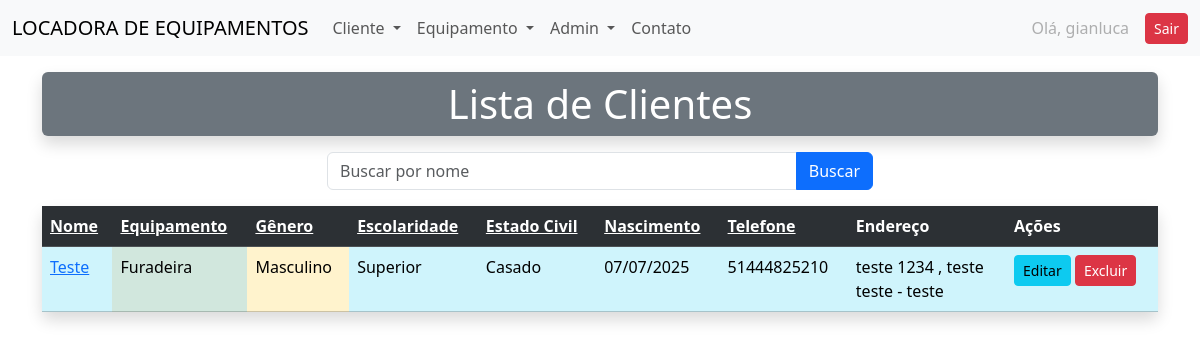
The page /locadora/usuarios/ (signed in) on the database its author committed.
### locadora/models.py (models this page shows, shortened)
class Usuario(models.Model):
    nome = models.CharField(max_length=100)
    data_nascimento = models.DateField()
    cpf = models.CharField(max_length=14, unique=True)
    genero = models.CharField(max_length=2, choices=GENERO_CHOICES)
    estado_civil = models.CharField(max_length=30, choices=ESTADO_CIVIL_CHOICES)
    escolaridade = models.CharField(max_length=50, choices=ESCOLARIDADE_CHOICES)
    equipamento = models.ForeignKey(Equipamento, on_delete=models.SET_NULL, null=True, blank=True)
    ativo = models.BooleanField(default=True)
    telefone = models.CharField(max_length=15, blank=True, null=True)
    cidade = models.CharField(max_length=100, blank=True, null=True)
    bairro = models.CharField(max_length=100, blank=True, null=True)
    rua = models.CharField(max_length=100, blank=True, null=True)
    numero = models.CharField(max_length=10, blank=True, null=True)
    complemento = models.CharField(max_length=100, blank=True, null=True)

class Equipamento(models.Model):
    nome = models.CharField(max_length=100)
    modelo = models.CharField(max_length=100, blank=True, null=True)
    numero_serie = models.CharField(max_length=100, blank=True, null=True)
    status = models.CharField(max_length=20, choices=STATUS_CHOICES, default='DISPONIVEL')
    categoria = models.CharField(max_length=100, blank=True, null=True)
    fabricante = models.CharField(max_length=100, blank=True, null=True)
    em_manutencao = models.BooleanField(default=False)
    data_alugado = models.DateField(null=True, blank=True)
    foto = StdImageField(
        upload_to='fotos/equipamentos',
        variations={'thumb': (150, 150), 'medium': (300, 300)},
        blank=True,
        null=True
    )
    def __str__(self):
        return self.nome

### locadora/views.py (the view)
# urls.py: path('usuarios/', views.usuarios, name='usuarios'),
@login_required
def usuarios(request):
    query = request.GET.get('busca', '')
    if query:
        usuarios = Usuario.objects.filter(ativo=True, nome__icontains=query)
    else:
        usuarios = Usuario.objects.filter(ativo=True)
    dados = {
        'usuarios': usuarios,
        'ativos': True,
        'query': query,
    }
    return render(request, 'locadora/lista_clientes.html', dados)

### locadora/templates/locadora/lista_clientes.html (shortened to what this page needs)
{% extends 'locadora/base.html' %}
{% block content %}
<div class="container my-3">
    {% if ativos %}
        <h1 class="text-center bg-secondary text-white py-2 shadow rounded">Lista de Clientes</h1>
    {% else %}
        <h1 class="text-center bg-secondary text-white py-2 shadow rounded">Lista de Clientes Inativos</h1>
    {% endif %}
</div>
{% include 'locadora/partials/_busca.html' %}
<div class="container">
    <table class="table table-striped table-hover rounded shadow">
        <tr class="table-dark">
            {% if ativos %}
                <th><a class="text-white" href="{% url 'ordenar_usuarios' 'nome' %}?busca={{ query }}">Nome</a></th>
                <th><a class="text-white" href="{% url 'ordenar_usuarios' 'equipamento' %}?busca={{ query }}">Equipamento</a></th>
                <th><a class="text-white" href="{% url 'ordenar_usuarios' 'genero' %}?busca={{ query }}">Gênero</a></th>
                <th><a class="text-white" href="{% url 'ordenar_usuarios' 'escolaridade' %}?busca={{ query }}">Escolaridade</a></th>
                <th><a class="text-white" href="{% url 'ordenar_usuarios' 'estado_civil' %}?busca={{ query }}">Estado Civil</a></th>
                <th><a class="text-white" href="{% url 'ordenar_usuarios' 'data_nascimento' %}?busca={{ query }}">Nascimento</a></th>
                <th><a class="text-white" href="{% url 'ordenar_usuarios' 'telefone' %}?busca={{ query }}">Telefone</a></th>
                <th>Endereço</th>
                <th>Ações</th>
            {% endif %}
        </tr>
        {% for usuario in usuarios %}
        <tr class="table-info">
            <td><a href="{% url 'detalhes_cliente' usuario.id %}">{{ usuario.nome }}</a></td>
            <td class="table-success">{{ usuario.equipamento }}</td>
            <td class="table-warning">{{ usuario.get_genero_display }}</td>
            <td>{{ usuario.get_escolaridade_display }}</td>
            <td>{{ usuario.get_estado_civil_display }}</td>
            <td>{{ usuario.data_nascimento|date:"d/m/Y" }}</td>
            <td>{{ usuario.telefone|default:"-" }}</td>
            <td>
                {{ usuario.rua|default:"" }} {{ usuario.numero|default:"" }}
                {% if usuario.complemento %}, {{ usuario.complemento }}{% endif %}<br>
                {{ usuario.bairro|default:"" }} - {{ usuario.cidade|default:"" }}
            </td>
            <td>
                {% if ativos %}
                    <a href="{% url 'editar_cliente' usuario.id %}" class="btn btn-info btn-sm">Editar</a>
                    <a href="{% url 'excluir_usuario' usuario.id %}" class="btn btn-danger btn-sm">Excluir</a>
                {% else %}
                    <a href="{% url 'ativar_usuario' usuario.id %}" class="btn btn-success btn-sm">Ativar</a>
                {% endif %}
            </td>
        </tr>
        {% empty %}
        <tr>
            <td colspan="9" class="text-center">Nenhum cliente encontrado.</td>
        </tr>
        {% endfor %}
    </table>
</div>
{% endblock %}

### locadora/templates/locadora/partials/_menu.html (shortened to what this page needs)
<nav class="navbar navbar-expand-lg bg-body-tertiary">
  <div class="container-fluid">
    <a class="navbar-brand" href="#">LOCADORA DE EQUIPAMENTOS</a>
    <div class="collapse navbar-collapse" id="navbarNavDropdown">
      <ul class="navbar-nav">
        <li class="nav-item dropdown">
          <a class="nav-link dropdown-toggle" href="#" role="button" data-bs-toggle="dropdown" aria-expanded="false">
            Cliente
          </a>
        </li>
        <li class="nav-item dropdown">
          <a class="nav-link dropdown-toggle" href="#" role="button" data-bs-toggle="dropdown" aria-expanded="false">
            Equipamento
          </a>
        </li>
        <li class="nav-item dropdown">
          <a class="nav-link dropdown-toggle" href="#" role="button" data-bs-toggle="dropdown" aria-expanded="false">
            Admin
          </a>
        </li>
        <li class="nav-item">
          <a class="nav-link" href="{% url 'contato' %}">Contato</a>
        </li>
      </ul>
      {% if user.is_authenticated %}
      <ul class="navbar-nav ms-auto">
        <li class="nav-item">
          <div class="d-flex align-items-center gap-2">
            <span class="nav-link disabled mb-0">Olá, {{ user.username }}</span>
            <a class="btn btn-danger btn-sm" href="{% url 'logout' %}">Sair</a>
          </div>
        </li>
      </ul>
      {% endif %}
    </div>
  </div>
</nav>

### rows shown on the page
Usuario: nome "Teste", equipamento "Furadeira", genero "Masculino", escolaridade "Superior", estado_civil "Casado", data_nascimento "07/07/2025", telefone "51444825210", rua "teste", numero "1234", complemento "teste", bairro "teste", cidade "teste"

### other values the page prints
{{ user.username }} "gianluca"
